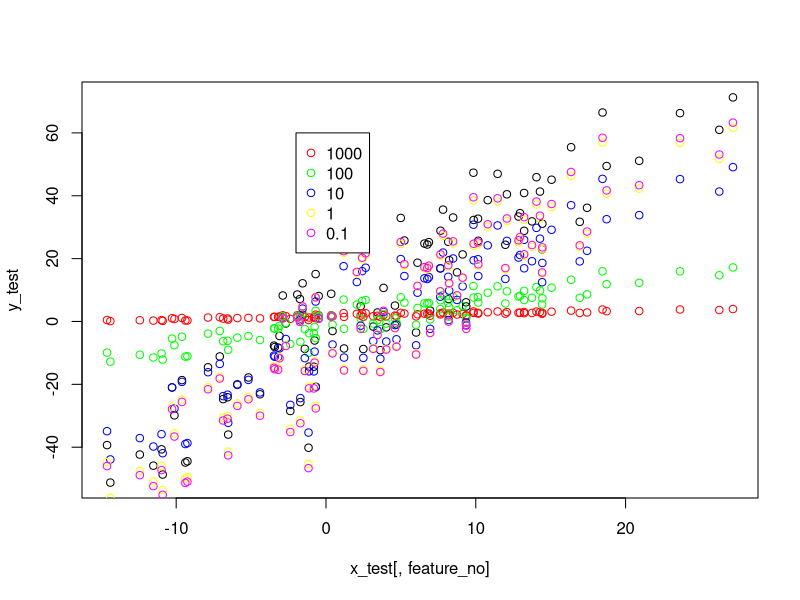
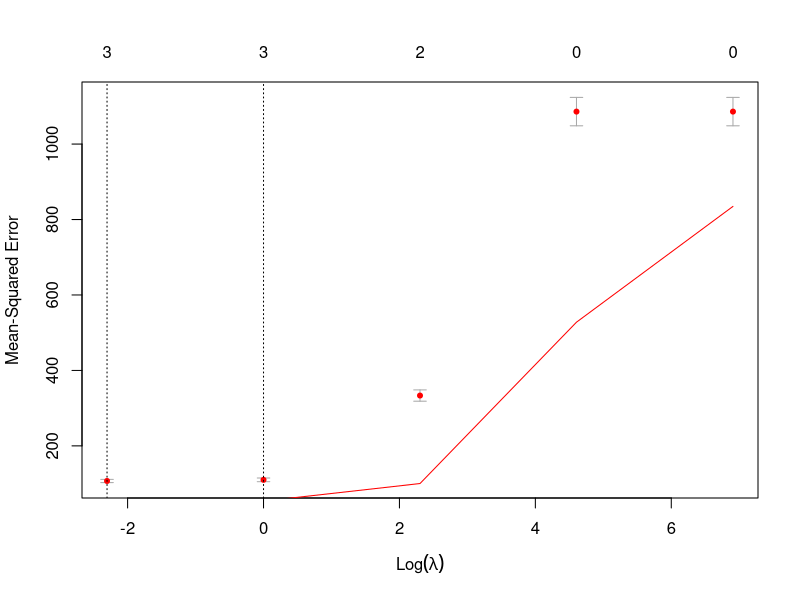

Reproduce these figures in R, in order.
n_train = 1000
n_test = 100
m = 4
std = 10
d = 3

# Data point creation
x <- function(n, d, mean, std) {
  return(matrix(rnorm(n*d, mean, std), n, d))
}

# Model
y <- function(x, noise) {
  return(3*x[,1] - x[,2] + 0.5*x[,3] + noise)
}

# Create train and test sets
x_train <- x(n_train, d, m, std)
noise <- rnorm(n_train, -7, 10)
y_train <- y(x_train, noise)

x_test <- x(n_test, d, m, std)
y_test <- y(x_test, 0)


# Get fit through glmnet
library("glmnet")
lambdas = c(1000, 100, 10, 1, 0.1)
fit = glmnet(x_train, y_train, alpha=0, lambda = lambdas)

# Predict on test set
pred = predict.glmnet(fit, newx=x_test, type="response")

# Get coefficients
cf = as.matrix(coef.glmnet(fit))

# Plot dependence on one feature
feature_no = 1
nlambdas = length(lambdas)
cols = c("red", "green", "blue", "yellow", "magenta")
plot(x_test[,feature_no], y_test)
for (i in c(1:nlambdas)) {
  points(x_test[,feature_no], pred[,i], col=cols[i])
}
legend(-2,60, lambdas, col=cols[1:nlambdas], pch=21)

# Compute MSE
mse = c()
for (i in c(1:nlambdas)) {
  mse[i] = sum((y_test - pred[,i])^2)/length(y_test)
}

# Estimate MSE through cross validation
cvfit = cv.glmnet(x_train, y_train, lambda=lambdas, type.measure="mse", nfolds=10)
plot(cvfit)
lines(log(lambdas), mse, col="red")
cvfit$cvm
mse
